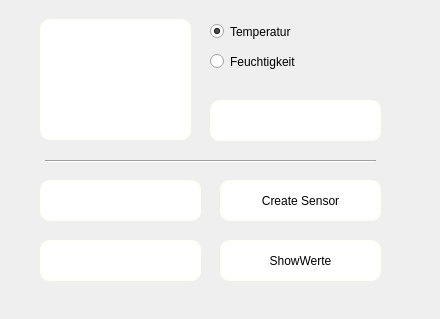
<?xml version="1.0" encoding="UTF-8"?>
<ui version="4.0">
 <class>Widget</class>
 <widget class="QWidget" name="Widget">
  <property name="geometry">
   <rect>
    <x>0</x>
    <y>0</y>
    <width>440</width>
    <height>319</height>
   </rect>
  </property>
  <property name="windowTitle">
   <string>Widget</string>
  </property>
  <property name="windowIcon">
   <iconset theme="document-open">
    <normaloff>.</normaloff>.</iconset>
  </property>
  <widget class="QPushButton" name="pushButton">
   <property name="geometry">
    <rect>
     <x>40</x>
     <y>240</y>
     <width>161</width>
     <height>41</height>
    </rect>
   </property>
   <property name="styleSheet">
    <string notr="true">background-color: rgb(255, 255, 255);
border-style:solid;
border-width:2px;
border-radius:10px;
border-color:rgb(255, 255, 245)</string>
   </property>
   <property name="text">
    <string/>
   </property>
   <property name="icon">
    <iconset theme="edit-clear">
     <normaloff>.</normaloff>.</iconset>
   </property>
  </widget>
  <widget class="QLineEdit" name="lineEdit">
   <property name="geometry">
    <rect>
     <x>210</x>
     <y>100</y>
     <width>171</width>
     <height>41</height>
    </rect>
   </property>
   <property name="styleSheet">
    <string notr="true">background-color: rgb(255, 255, 255);
border-style:solid;
border-width:2px;
border-radius:10px;
border-color:rgb(255, 255, 245)</string>
   </property>
  </widget>
  <widget class="QPushButton" name="pushButton_2">
   <property name="geometry">
    <rect>
     <x>40</x>
     <y>180</y>
     <width>161</width>
     <height>41</height>
    </rect>
   </property>
   <property name="mouseTracking">
    <bool>true</bool>
   </property>
   <property name="contextMenuPolicy">
    <enum>Qt::DefaultContextMenu</enum>
   </property>
   <property name="autoFillBackground">
    <bool>false</bool>
   </property>
   <property name="styleSheet">
    <string notr="true">background-color: rgb(255, 255, 255);
border-style:solid;
border-width:2px;
border-radius:10px;
border-color:rgb(255, 255, 245)</string>
   </property>
   <property name="text">
    <string/>
   </property>
   <property name="icon">
    <iconset theme="insert-text">
     <normaloff>.</normaloff>.</iconset>
   </property>
   <property name="iconSize">
    <size>
     <width>18</width>
     <height>18</height>
    </size>
   </property>
  </widget>
  <widget class="QPushButton" name="pushButton_4">
   <property name="geometry">
    <rect>
     <x>220</x>
     <y>240</y>
     <width>161</width>
     <height>41</height>
    </rect>
   </property>
   <property name="styleSheet">
    <string notr="true">background-color: rgb(255, 255, 255);
border-style:solid;
border-width:2px;
border-radius:10px;
border-color:rgb(255, 255, 245)</string>
   </property>
   <property name="text">
    <string>ShowWerte</string>
   </property>
  </widget>
  <widget class="QTextEdit" name="textEdit">
   <property name="geometry">
    <rect>
     <x>40</x>
     <y>19</y>
     <width>151</width>
     <height>121</height>
    </rect>
   </property>
   <property name="styleSheet">
    <string notr="true">background-color: rgb(255, 255, 255);
border-style:solid;
border-width:2px;
border-radius:10px;
border-color:rgb(255, 255, 245)</string>
   </property>
  </widget>
  <widget class="Line" name="line">
   <property name="geometry">
    <rect>
     <x>45</x>
     <y>153</y>
     <width>331</width>
     <height>16</height>
    </rect>
   </property>
   <property name="orientation">
    <enum>Qt::Horizontal</enum>
   </property>
  </widget>
  <widget class="QPushButton" name="btnCreateSensor">
   <property name="geometry">
    <rect>
     <x>220</x>
     <y>180</y>
     <width>161</width>
     <height>41</height>
    </rect>
   </property>
   <property name="styleSheet">
    <string notr="true">background-color: rgb(255, 255, 255);
border-style:solid;
border-width:2px;
border-radius:10px;
border-color:rgb(255, 255, 245)</string>
   </property>
   <property name="text">
    <string>Create Sensor</string>
   </property>
  </widget>
  <widget class="QRadioButton" name="btnTemperatur">
   <property name="geometry">
    <rect>
     <x>210</x>
     <y>20</y>
     <width>96</width>
     <height>23</height>
    </rect>
   </property>
   <property name="text">
    <string>Temperatur</string>
   </property>
   <property name="checked">
    <bool>true</bool>
   </property>
  </widget>
  <widget class="QRadioButton" name="btnFeuchtigkeit">
   <property name="geometry">
    <rect>
     <x>210</x>
     <y>50</y>
     <width>100</width>
     <height>23</height>
    </rect>
   </property>
   <property name="text">
    <string>Feuchtigkeit</string>
   </property>
  </widget>
 </widget>
 <resources/>
 <connections/>
</ui>
